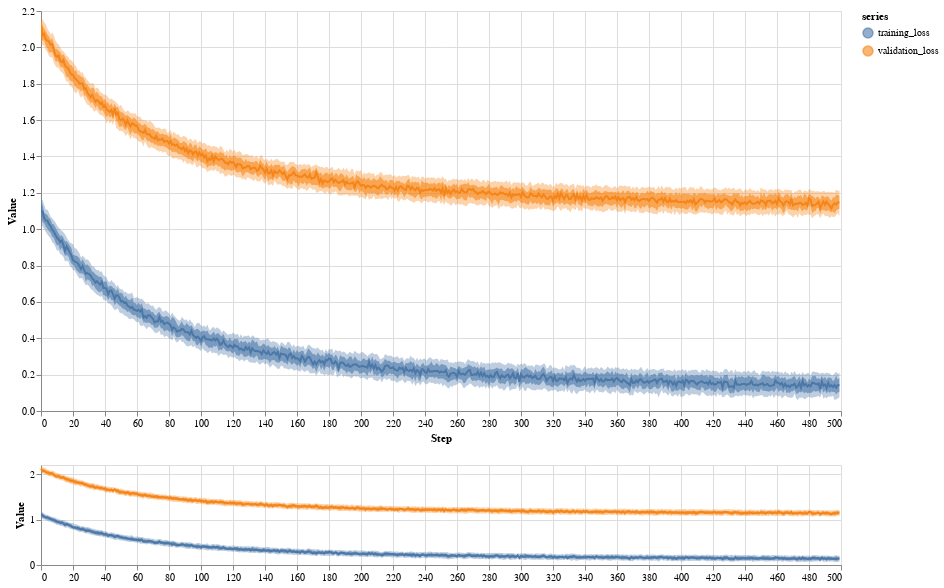

Notebook code cell kept with this figure:
### Code cell
train_loss_histo = inspectus.series_to_distribution(train_loss, [x for x in range(len(train_loss))])
valid_loss_histo = inspectus.series_to_distribution(valid_loss, [x for x in range(len(valid_loss))])

inspectus.distribution([train_loss, valid_loss],names=['training_loss', 'validation_loss'], width=800, height=400, height_minimap=100, levels=3)

### Figure 1 — Vega-Lite specification as saved in the notebook (floating-point values rounded to 4 significant figures; data arrays with more than 128 entries replaced by an {"elided": "..."} marker saying what was removed)
{"config": {"view": {"continuousWidth": 300, "continuousHeight": 300}}, "vconcat": [{"layer": [{"mark": {"type": "area", "opacity": 0.6}, "encoding": {"color": {"field": "series", "scale": {"scheme": "tableau10"}, "type": "nominal"}, "opacity": {"condition": {"param": "param_4", "value": 0.6}, "value": 0.001}, "x": {"field": "step", "scale": {"domain": {"param": "param_3", "encoding": "x"}}, "type": "quantitative"}, "y": {"field": "v4", "scale": {"domain": {"param": "param_3", "encoding": "y"}}, "type": "quantitative"}, "y2": {"field": "v6"}}, "name": "view_4"}, {"mark": {"type": "area", "opacity": 0.36}, "encoding": {"color": {"field": "series", "scale": {"scheme": "tableau10"}, "type": "nominal"}, "opacity": {"condition": {"param": "param_4", "value": 0.36}, "value": 0.001}, "x": {"field": "step", "scale": {"domain": {"param": "param_3", "encoding": "x"}}, "type": "quantitative"}, "y": {"field": "v3", "scale": {"domain": {"param": "param_3", "encoding": "y"}}, "type": "quantitative"}, "y2": {"field": "v7"}}}, {"mark": {"type": "line"}, "encoding": {"color": {"field": "series", "scale": {"scheme": "tableau10"}, "type": "nominal"}, "opacity": {"condition": {"param": "param_4", "value": 1}, "value": 0.001}, "x": {"field": "step", "scale": {"domain": {"param": "param_3", "encoding": "x"}}, "title": "Step", "type": "quantitative"}, "y": {"field": "v5", "scale": {"domain": {"param": "param_3", "encoding": "y"}}, "title": "Value", "type": "quantitative"}}}], "data": {"values": {"elided": "1000 records"}}, "height": 400, "width": 800}, {"layer": [{"mark": {"type": "area", "opacity": 0.6}, "encoding": {"color": {"field": "series", "scale": {"scheme": "tableau10"}, "type": "nominal"}, "x": {"field": "step", "type": "quantitative"}, "y": {"field": "v4", "type": "quantitative"}, "y2": {"field": "v6"}}}, {"mark": {"type": "area", "opacity": 0.36}, "encoding": {"color": {"field": "series", "scale": {"scheme": "tableau10"}, "type": "nominal"}, "x": {"field": "step", "type": "quantitative"}, "y": {"field": "v3", "type": "quantitative"}, "y2": {"field": "v7"}}}, {"mark": {"type": "line"}, "encoding": {"color": {"field": "series", "scale": {"scheme": "tableau10"}, "type": "nominal"}, "x": {"field": "step", "title": "", "type": "quantitative"}, "y": {"field": "v5", "title": "Value", "type": "quantitative"}}, "name": "view_3"}], "data": {"values": {"elided": "1000 records"}}, "height": 100, "width": 800}], "params": [{"name": "param_4", "select": {"type": "point", "fields": ["series"]}, "bind": "legend", "views": ["view_4"]}, {"name": "param_3", "select": {"type": "interval", "encodings": ["x", "y"]}, "views": ["view_3"]}], "$schema": "https://vega.github.io/schema/vega-lite/v5.17.0.json"}
